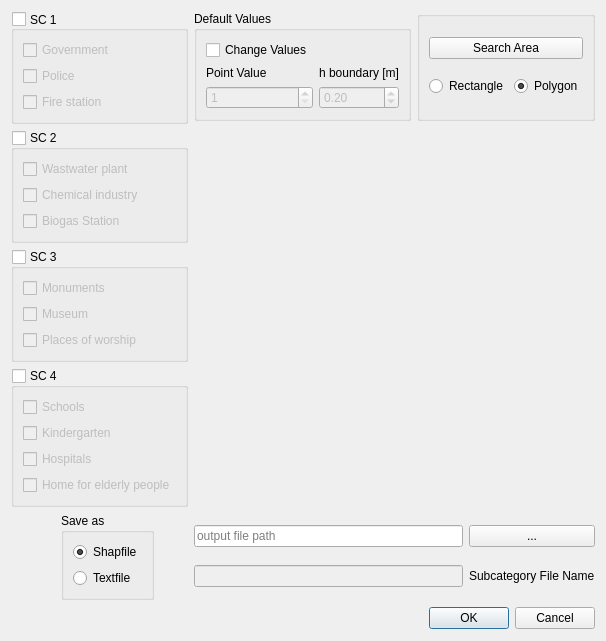
<?xml version="1.0" encoding="UTF-8"?>
<ui version="4.0">
 <class>Dialog</class>
 <widget class="QDialog" name="Dialog">
  <property name="geometry">
   <rect>
    <x>0</x>
    <y>0</y>
    <width>643</width>
    <height>665</height>
   </rect>
  </property>
  <property name="windowTitle">
   <string>OSM Point Import for ProMaIDes SC-Module</string>
  </property>
  <property name="sizeGripEnabled">
   <bool>false</bool>
  </property>
  <layout class="QGridLayout" name="gridLayout" rowstretch="0,0,0,0,0,0,0,0,0,0,0" columnstretch="0,0,0,0,0,0,0,0,0,0">
   <property name="sizeConstraint">
    <enum>QLayout::SetFixedSize</enum>
   </property>
   <property name="leftMargin">
    <number>11</number>
   </property>
   <property name="topMargin">
    <number>11</number>
   </property>
   <item row="10" column="9">
    <widget class="QDialogButtonBox" name="button_box">
     <property name="orientation">
      <enum>Qt::Horizontal</enum>
     </property>
     <property name="standardButtons">
      <set>QDialogButtonBox::Cancel|QDialogButtonBox::Ok</set>
     </property>
    </widget>
   </item>
   <item row="9" column="9">
    <layout class="QGridLayout" name="gridLayout_5">
     <item row="0" column="0">
      <widget class="QLineEdit" name="filename_edit">
       <property name="text">
        <string/>
       </property>
       <property name="placeholderText">
        <string>output file path</string>
       </property>
      </widget>
     </item>
     <item row="0" column="1">
      <widget class="QPushButton" name="browse_button">
       <property name="text">
        <string>...</string>
       </property>
      </widget>
     </item>
     <item row="1" column="0">
      <widget class="QLineEdit" name="subcategory_edit">
       <property name="enabled">
        <bool>false</bool>
       </property>
      </widget>
     </item>
     <item row="1" column="1">
      <widget class="QLabel" name="label_3">
       <property name="text">
        <string>Subcategory File Name</string>
       </property>
      </widget>
     </item>
    </layout>
   </item>
   <item row="0" column="9">
    <layout class="QGridLayout" name="gridLayout_3">
     <item row="1" column="1">
      <spacer name="verticalSpacer">
       <property name="orientation">
        <enum>Qt::Vertical</enum>
       </property>
       <property name="sizeHint" stdset="0">
        <size>
         <width>20</width>
         <height>40</height>
        </size>
       </property>
      </spacer>
     </item>
     <item row="0" column="2">
      <widget class="QGroupBox" name="groupBox_3">
       <property name="maximumSize">
        <size>
         <width>185</width>
         <height>113</height>
        </size>
       </property>
       <property name="title">
        <string/>
       </property>
       <layout class="QGridLayout" name="gridLayout_4">
        <item row="1" column="0">
         <widget class="QRadioButton" name="Rect_Button">
          <property name="text">
           <string>Rectangle</string>
          </property>
          <property name="checked">
           <bool>false</bool>
          </property>
         </widget>
        </item>
        <item row="0" column="0" colspan="2">
         <widget class="QPushButton" name="button_searchArea">
          <property name="text">
           <string>Search Area</string>
          </property>
          <property name="checkable">
           <bool>true</bool>
          </property>
         </widget>
        </item>
        <item row="1" column="1">
         <widget class="QRadioButton" name="Poly_Button">
          <property name="text">
           <string>Polygon</string>
          </property>
          <property name="checked">
           <bool>true</bool>
          </property>
         </widget>
        </item>
       </layout>
      </widget>
     </item>
     <item row="0" column="1">
      <widget class="QGroupBox" name="DefaultBox">
       <property name="enabled">
        <bool>true</bool>
       </property>
       <property name="maximumSize">
        <size>
         <width>285</width>
         <height>113</height>
        </size>
       </property>
       <property name="title">
        <string>Default Values</string>
       </property>
       <property name="flat">
        <bool>true</bool>
       </property>
       <property name="checkable">
        <bool>false</bool>
       </property>
       <property name="checked">
        <bool>false</bool>
       </property>
       <layout class="QGridLayout" name="gridLayout_2">
        <item row="2" column="1">
         <widget class="QDoubleSpinBox" name="boundaryBox">
          <property name="enabled">
           <bool>false</bool>
          </property>
          <property name="specialValueText">
           <string/>
          </property>
          <property name="prefix">
           <string/>
          </property>
          <property name="suffix">
           <string/>
          </property>
          <property name="singleStep">
           <double>0.100000000000000</double>
          </property>
          <property name="value">
           <double>0.200000000000000</double>
          </property>
         </widget>
        </item>
        <item row="2" column="0">
         <widget class="QSpinBox" name="PointBox">
          <property name="enabled">
           <bool>false</bool>
          </property>
          <property name="minimum">
           <number>1</number>
          </property>
          <property name="maximum">
           <number>4</number>
          </property>
         </widget>
        </item>
        <item row="1" column="0">
         <widget class="QLabel" name="label">
          <property name="text">
           <string>Point Value</string>
          </property>
         </widget>
        </item>
        <item row="1" column="1">
         <widget class="QLabel" name="label_2">
          <property name="text">
           <string>h boundary [m]</string>
          </property>
         </widget>
        </item>
        <item row="0" column="0">
         <widget class="QCheckBox" name="ChangeBox">
          <property name="enabled">
           <bool>true</bool>
          </property>
          <property name="text">
           <string>Change Values</string>
          </property>
         </widget>
        </item>
       </layout>
      </widget>
     </item>
    </layout>
   </item>
   <item row="0" column="2" colspan="6">
    <layout class="QVBoxLayout" name="verticalLayout_8">
     <item>
      <widget class="QgsCollapsibleGroupBox" name="SC1Box">
       <property name="minimumSize">
        <size>
         <width>0</width>
         <height>0</height>
        </size>
       </property>
       <property name="maximumSize">
        <size>
         <width>16777215</width>
         <height>16777215</height>
        </size>
       </property>
       <property name="toolTip">
        <string>Public buildings</string>
       </property>
       <property name="styleSheet">
        <string notr="true">QgsCollapsibleGroupBoxBasic::title, QgsCollapsibleGroupBox::title {  subcontrol-origin: margin;  subcontrol-position: top left;  margin-left: 20px;  margin-right: 5px;  left: 0px;  top: 1px;}QgsCollapsibleGroupBoxBasic::title, QgsCollapsibleGroupBox::title {  subcontrol-origin: margin;  subcontrol-position: top left;  margin-left: 20px;  margin-right: 5px;  left: 0px;  top: 2px;}QgsCollapsibleGroupBoxBasic::title, QgsCollapsibleGroupBox::title {  subcontrol-origin: margin;  subcontrol-position: top left;  margin-left: 20px;  margin-right: 5px;  left: 0px;  top: 1px;}QgsCollapsibleGroupBoxBasic::title, QgsCollapsibleGroupBox::title {  subcontrol-origin: margin;  subcontrol-position: top left;  margin-left: 20px;  margin-right: 5px;  left: 0px;  top: 1px;}QgsCollapsibleGroupBoxBasic::title, QgsCollapsibleGroupBox::title {  subcontrol-origin: margin;  subcontrol-position: top left;  margin-left: 20px;  margin-right: 5px;  left: 0px;  top: 1px;}QgsCollapsibleGroupBoxBasic::title, QgsCollapsibleGroupBox::title {  subcontrol-origin: margin;  subcontrol-position: top left;  margin-left: 20px;  margin-right: 5px;  left: 0px;  top: 1px;}QgsCollapsibleGroupBoxBasic::title, QgsCollapsibleGroupBox::title {  subcontrol-origin: margin;  subcontrol-position: top left;  margin-left: 20px;  margin-right: 5px;  left: 0px;  top: 1px;}</string>
       </property>
       <property name="title">
        <string>SC 1</string>
       </property>
       <property name="alignment">
        <set>Qt::AlignLeading|Qt::AlignLeft|Qt::AlignVCenter</set>
       </property>
       <property name="flat">
        <bool>true</bool>
       </property>
       <property name="checkable">
        <bool>true</bool>
       </property>
       <property name="checked">
        <bool>false</bool>
       </property>
       <property name="collapsed">
        <bool>false</bool>
       </property>
       <property name="saveCheckedState">
        <bool>true</bool>
       </property>
       <layout class="QVBoxLayout" name="verticalLayout">
        <item>
         <widget class="QCheckBox" name="checkBox_government">
          <property name="text">
           <string>Government</string>
          </property>
         </widget>
        </item>
        <item>
         <widget class="QCheckBox" name="checkBox_police">
          <property name="text">
           <string>Police</string>
          </property>
         </widget>
        </item>
        <item>
         <widget class="QCheckBox" name="checkBox_fire_station">
          <property name="text">
           <string>Fire station</string>
          </property>
         </widget>
        </item>
       </layout>
      </widget>
     </item>
     <item>
      <widget class="QgsCollapsibleGroupBox" name="SC2Box">
       <property name="minimumSize">
        <size>
         <width>0</width>
         <height>0</height>
        </size>
       </property>
       <property name="maximumSize">
        <size>
         <width>16777215</width>
         <height>16777215</height>
        </size>
       </property>
       <property name="toolTip">
        <string>Areas or buildings with environmentally hazardous substances</string>
       </property>
       <property name="styleSheet">
        <string notr="true">QgsCollapsibleGroupBoxBasic::title, QgsCollapsibleGroupBox::title {  subcontrol-origin: margin;  subcontrol-position: top left;  margin-left: 20px;  margin-right: 5px;  left: 0px;  top: 1px;}QgsCollapsibleGroupBoxBasic::title, QgsCollapsibleGroupBox::title {  subcontrol-origin: margin;  subcontrol-position: top left;  margin-left: 20px;  margin-right: 5px;  left: 0px;  top: 2px;}QgsCollapsibleGroupBoxBasic::title, QgsCollapsibleGroupBox::title {  subcontrol-origin: margin;  subcontrol-position: top left;  margin-left: 20px;  margin-right: 5px;  left: 0px;  top: 1px;}QgsCollapsibleGroupBoxBasic::title, QgsCollapsibleGroupBox::title {  subcontrol-origin: margin;  subcontrol-position: top left;  margin-left: 20px;  margin-right: 5px;  left: 0px;  top: 1px;}QgsCollapsibleGroupBoxBasic::title, QgsCollapsibleGroupBox::title {  subcontrol-origin: margin;  subcontrol-position: top left;  margin-left: 20px;  margin-right: 5px;  left: 0px;  top: 1px;}QgsCollapsibleGroupBoxBasic::title, QgsCollapsibleGroupBox::title {  subcontrol-origin: margin;  subcontrol-position: top left;  margin-left: 20px;  margin-right: 5px;  left: 0px;  top: 1px;}QgsCollapsibleGroupBoxBasic::title, QgsCollapsibleGroupBox::title {  subcontrol-origin: margin;  subcontrol-position: top left;  margin-left: 20px;  margin-right: 5px;  left: 0px;  top: 1px;}</string>
       </property>
       <property name="title">
        <string>SC 2 </string>
       </property>
       <property name="flat">
        <bool>true</bool>
       </property>
       <property name="checkable">
        <bool>true</bool>
       </property>
       <property name="checked">
        <bool>false</bool>
       </property>
       <property name="collapsed">
        <bool>false</bool>
       </property>
       <property name="saveCheckedState">
        <bool>true</bool>
       </property>
       <layout class="QVBoxLayout" name="verticalLayout_2">
        <item>
         <widget class="QCheckBox" name="checkBox_wastewater">
          <property name="text">
           <string>Wastwater plant</string>
          </property>
         </widget>
        </item>
        <item>
         <widget class="QCheckBox" name="checkBox_chemical">
          <property name="enabled">
           <bool>true</bool>
          </property>
          <property name="text">
           <string>Chemical industry</string>
          </property>
          <property name="tristate">
           <bool>true</bool>
          </property>
         </widget>
        </item>
        <item>
         <widget class="QCheckBox" name="checkBox_biogas">
          <property name="enabled">
           <bool>true</bool>
          </property>
          <property name="text">
           <string>Biogas Station</string>
          </property>
         </widget>
        </item>
       </layout>
      </widget>
     </item>
     <item>
      <widget class="QgsCollapsibleGroupBox" name="SC3Box">
       <property name="minimumSize">
        <size>
         <width>0</width>
         <height>0</height>
        </size>
       </property>
       <property name="maximumSize">
        <size>
         <width>16777215</width>
         <height>16777215</height>
        </size>
       </property>
       <property name="toolTip">
        <string>Cultural heritage</string>
       </property>
       <property name="styleSheet">
        <string notr="true">QgsCollapsibleGroupBoxBasic::title, QgsCollapsibleGroupBox::title {  subcontrol-origin: margin;  subcontrol-position: top left;  margin-left: 20px;  margin-right: 5px;  left: 0px;  top: 1px;}QgsCollapsibleGroupBoxBasic::title, QgsCollapsibleGroupBox::title {  subcontrol-origin: margin;  subcontrol-position: top left;  margin-left: 20px;  margin-right: 5px;  left: 0px;  top: 2px;}QgsCollapsibleGroupBoxBasic::title, QgsCollapsibleGroupBox::title {  subcontrol-origin: margin;  subcontrol-position: top left;  margin-left: 20px;  margin-right: 5px;  left: 0px;  top: 1px;}QgsCollapsibleGroupBoxBasic::title, QgsCollapsibleGroupBox::title {  subcontrol-origin: margin;  subcontrol-position: top left;  margin-left: 20px;  margin-right: 5px;  left: 0px;  top: 1px;}QgsCollapsibleGroupBoxBasic::title, QgsCollapsibleGroupBox::title {  subcontrol-origin: margin;  subcontrol-position: top left;  margin-left: 20px;  margin-right: 5px;  left: 0px;  top: 1px;}QgsCollapsibleGroupBoxBasic::title, QgsCollapsibleGroupBox::title {  subcontrol-origin: margin;  subcontrol-position: top left;  margin-left: 20px;  margin-right: 5px;  left: 0px;  top: 1px;}QgsCollapsibleGroupBoxBasic::title, QgsCollapsibleGroupBox::title {  subcontrol-origin: margin;  subcontrol-position: top left;  margin-left: 20px;  margin-right: 5px;  left: 0px;  top: 1px;}</string>
       </property>
       <property name="title">
        <string>SC 3</string>
       </property>
       <property name="flat">
        <bool>true</bool>
       </property>
       <property name="checkable">
        <bool>true</bool>
       </property>
       <property name="checked">
        <bool>false</bool>
       </property>
       <property name="collapsed">
        <bool>false</bool>
       </property>
       <property name="saveCheckedState">
        <bool>true</bool>
       </property>
       <layout class="QVBoxLayout" name="verticalLayout_3">
        <item>
         <widget class="QCheckBox" name="checkBox_monuments">
          <property name="text">
           <string>Monuments</string>
          </property>
         </widget>
        </item>
        <item>
         <widget class="QCheckBox" name="checkBox_museum">
          <property name="text">
           <string>Museum</string>
          </property>
         </widget>
        </item>
        <item>
         <widget class="QCheckBox" name="checkBox_worship">
          <property name="text">
           <string>Places of worship</string>
          </property>
         </widget>
        </item>
       </layout>
      </widget>
     </item>
     <item>
      <widget class="QgsCollapsibleGroupBox" name="SC4Box">
       <property name="minimumSize">
        <size>
         <width>0</width>
         <height>0</height>
        </size>
       </property>
       <property name="maximumSize">
        <size>
         <width>16777215</width>
         <height>16777215</height>
        </size>
       </property>
       <property name="toolTip">
        <string>Buildings with endangered people</string>
       </property>
       <property name="styleSheet">
        <string notr="true">QgsCollapsibleGroupBoxBasic::title, QgsCollapsibleGroupBox::title {  subcontrol-origin: margin;  subcontrol-position: top left;  margin-left: 20px;  margin-right: 5px;  left: 0px;  top: 1px;}QgsCollapsibleGroupBoxBasic::title, QgsCollapsibleGroupBox::title {  subcontrol-origin: margin;  subcontrol-position: top left;  margin-left: 20px;  margin-right: 5px;  left: 0px;  top: 2px;}QgsCollapsibleGroupBoxBasic::title, QgsCollapsibleGroupBox::title {  subcontrol-origin: margin;  subcontrol-position: top left;  margin-left: 20px;  margin-right: 5px;  left: 0px;  top: 1px;}QgsCollapsibleGroupBoxBasic::title, QgsCollapsibleGroupBox::title {  subcontrol-origin: margin;  subcontrol-position: top left;  margin-left: 20px;  margin-right: 5px;  left: 0px;  top: 1px;}QgsCollapsibleGroupBoxBasic::title, QgsCollapsibleGroupBox::title {  subcontrol-origin: margin;  subcontrol-position: top left;  margin-left: 20px;  margin-right: 5px;  left: 0px;  top: 1px;}QgsCollapsibleGroupBoxBasic::title, QgsCollapsibleGroupBox::title {  subcontrol-origin: margin;  subcontrol-position: top left;  margin-left: 20px;  margin-right: 5px;  left: 0px;  top: 1px;}QgsCollapsibleGroupBoxBasic::title, QgsCollapsibleGroupBox::title {  subcontrol-origin: margin;  subcontrol-position: top left;  margin-left: 20px;  margin-right: 5px;  left: 0px;  top: 1px;}</string>
       </property>
       <property name="title">
        <string>SC 4</string>
       </property>
       <property name="flat">
        <bool>true</bool>
       </property>
       <property name="checkable">
        <bool>true</bool>
       </property>
       <property name="checked">
        <bool>false</bool>
       </property>
       <property name="collapsed">
        <bool>false</bool>
       </property>
       <property name="saveCheckedState">
        <bool>true</bool>
       </property>
       <layout class="QVBoxLayout" name="verticalLayout_4">
        <item>
         <widget class="QCheckBox" name="checkBox_schools">
          <property name="text">
           <string>Schools</string>
          </property>
         </widget>
        </item>
        <item>
         <widget class="QCheckBox" name="checkBox_kindergarten">
          <property name="text">
           <string>Kindergarten</string>
          </property>
         </widget>
        </item>
        <item>
         <widget class="QCheckBox" name="checkBox_hospitals">
          <property name="text">
           <string>Hospitals</string>
          </property>
         </widget>
        </item>
        <item>
         <widget class="QCheckBox" name="checkBox_eldery">
          <property name="text">
           <string>Home for elderly people</string>
          </property>
         </widget>
        </item>
       </layout>
      </widget>
     </item>
    </layout>
   </item>
   <item row="9" column="5">
    <widget class="QGroupBox" name="groupBox">
     <property name="title">
      <string>Save as </string>
     </property>
     <layout class="QVBoxLayout" name="verticalLayout_5">
      <item>
       <widget class="QRadioButton" name="Shp_Button">
        <property name="text">
         <string>Shapfile</string>
        </property>
        <property name="checked">
         <bool>true</bool>
        </property>
        <attribute name="buttonGroup">
         <string notr="true">buttonGroup</string>
        </attribute>
       </widget>
      </item>
      <item>
       <widget class="QRadioButton" name="Txt_Button">
        <property name="enabled">
         <bool>true</bool>
        </property>
        <property name="text">
         <string>Textfile</string>
        </property>
        <property name="checked">
         <bool>false</bool>
        </property>
        <attribute name="buttonGroup">
         <string notr="true">buttonGroup</string>
        </attribute>
       </widget>
      </item>
     </layout>
    </widget>
   </item>
   <item row="10" column="5">
    <widget class="QPushButton" name="HelpButton">
     <property name="maximumSize">
      <size>
       <width>80</width>
       <height>50</height>
      </size>
     </property>
     <property name="layoutDirection">
      <enum>Qt::LeftToRight</enum>
     </property>
     <property name="styleSheet">
      <string notr="true">QPushButton {
    color: #333;
    border: 0px solid #555;
    border-radius: 0px;
    border-style: outset;
    background: transparent;
    padding: 5px;
    }

</string>
     </property>
     <property name="text">
      <string/>
     </property>
     <property name="icon">
      <iconset>
       <normaloff>../icons/HelpButton.png</normaloff>../icons/HelpButton.png</iconset>
     </property>
     <property name="iconSize">
      <size>
       <width>25</width>
       <height>25</height>
      </size>
     </property>
    </widget>
   </item>
  </layout>
 </widget>
 <customwidgets>
  <customwidget>
   <class>QgsCollapsibleGroupBox</class>
   <extends>QGroupBox</extends>
   <header>qgscollapsiblegroupbox.h</header>
   <container>1</container>
  </customwidget>
 </customwidgets>
 <resources/>
 <connections>
  <connection>
   <sender>button_box</sender>
   <signal>accepted()</signal>
   <receiver>Dialog</receiver>
   <slot>accept()</slot>
   <hints>
    <hint type="sourcelabel">
     <x>248</x>
     <y>254</y>
    </hint>
    <hint type="destinationlabel">
     <x>157</x>
     <y>274</y>
    </hint>
   </hints>
  </connection>
  <connection>
   <sender>button_box</sender>
   <signal>rejected()</signal>
   <receiver>Dialog</receiver>
   <slot>reject()</slot>
   <hints>
    <hint type="sourcelabel">
     <x>316</x>
     <y>260</y>
    </hint>
    <hint type="destinationlabel">
     <x>286</x>
     <y>274</y>
    </hint>
   </hints>
  </connection>
 </connections>
 <buttongroups>
  <buttongroup name="buttonGroup"/>
 </buttongroups>
</ui>
